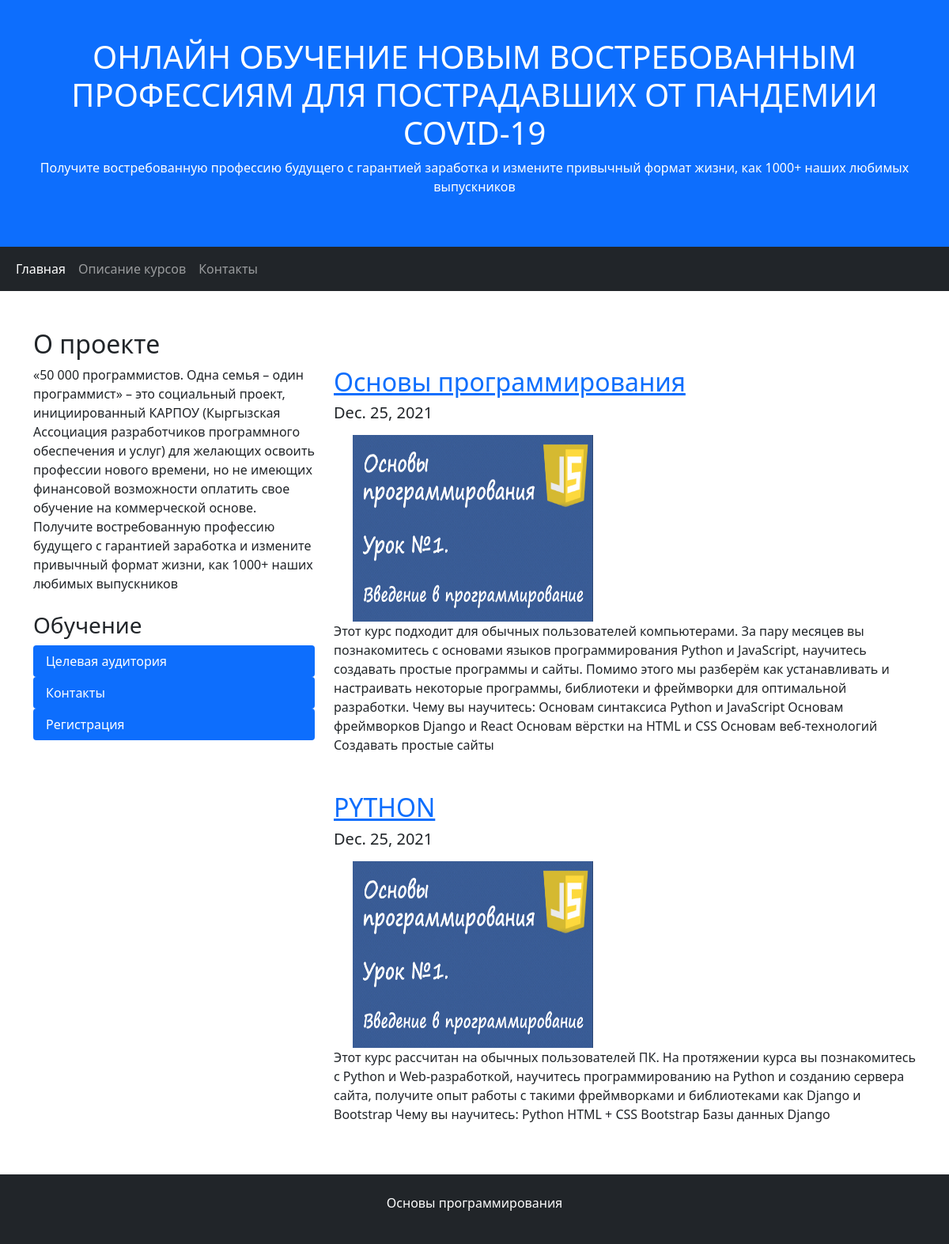
The page / on the database its author committed.
### mainpage/models.py (models this page shows)
class Description(models.Model):
    title = models.CharField(max_length=255)
    created_date = models.DateField(auto_now_add=True)
    text = models.TextField()

### mainpage/views.py (the view)
# urls.py: path('', homepage, name="home"),
def homepage(request):
    description_list = Description.objects.all()
    return render(
        request,
        "index.html",
        {"description_list": description_list}
    )

### mainpage/templates/index.html (shortened to what this page needs)
{% extends 'base.html' %}
{% block content %}
<div class="container mt-5">
  <div class="row">
    <div class="col-sm-4">
      <h2>О проекте </h2>
      <p>«50 000 программистов. Одна семья – один программист» – это социальный проект, инициированный КАРПОУ (Кыргызская Ассоциация разработчиков программного обеспечения и услуг) для желающих освоить профессии нового времени, но не имеющих финансовой возможности оплатить свое обучение на коммерческой основе. Получите востребованную профессию будущего с гарантией заработка и измените привычный формат жизни, как 1000+ наших любимых выпускников</p>
      <h3 class="mt-4">Обучение</h3>
      <ul class="nav nav-pills flex-column">
        <li class="nav-item">
          <a class="nav-link active" href="#"> Целевая аудитория</a>
        </li>
        <li class="nav-item">
          <a class="nav-link active" href="#">Контакты</a>
        </li>
        <li class="nav-item">
          <a class="nav-link active" href="#">Регистрация</a>
        </li>
      </ul>
    </div>
    <div class="col-sm-8">
      {% for description in description_list %}
      <h2 class="mt-5"><a href="{% url 'description' description.id %}">{{ description.title }}</a></h2>
      <h5>{{ description.created_date }}</h5>
    <div class="container mt-3">
      <img src="images/image_2.jpg" alt="image_2" width="304" height="236">
    </div>
      <p>{{ description.text }}</p>
      {% endfor %}
    </div>
  </div>
</div>
{% endblock %}

### mainpage/templates/base.html (shortened to what this page needs)
<!DOCTYPE html>
<html lang="en">
<head>
  <link href="https://cdn.jsdelivr.net/npm/bootstrap@5.1.3/dist/css/bootstrap.min.css" rel="stylesheet">
</head>
<body>
<div class="p-5 bg-primary text-white text-center">
  <h1>ОНЛАЙН ОБУЧЕНИЕ НОВЫМ ВОСТРЕБОВАННЫМ ПРОФЕССИЯМ ДЛЯ ПОСТРАДАВШИХ ОТ ПАНДЕМИИ COVID-19</h1>
  <p>Получите востребованную профессию будущего с гарантией заработка и измените привычный формат жизни, как 1000+ наших любимых выпускников</p>
</div>
<nav class="navbar navbar-expand-sm bg-dark navbar-dark">
  <div class="container-fluid">
    <ul class="navbar-nav">
      <li class="nav-item">
        <a class="nav-link active" href="{% url 'home' %}">Главная</a>
      </li>
      <li class="nav-item">
        <a class="nav-link" href="#">Описание курсов</a>
      </li>
      <li class="nav-item">
        <a class="nav-link" href="#">Контакты</a>
      </li>
    </ul>
  </div>
</nav>
{% block content %}
{% endblock %}
<div class="mt-5 p-4 bg-dark text-white text-center">
  <p>Основы программирования</p>
</div>
</body>
</html>

### rows shown on the page
Description: title "Основы программирования", created_date "Dec. 25, 2021", text "Этот курс подходит для обычных пользователей компьютерами. За пару месяцев вы познакомитесь с основами языков программирования Python и JavaScript, научитесь создавать простые программы и сайты. Помимо этого мы разберём как устанавливать и настраивать некоторые программы, библиотеки и фреймворки для оптимальной разработки. Чему вы научитесь: Основам синтаксиса Python и JavaScript Основам фреймворков Django и React Основам вёрстки на HTML и CSS Основам веб-технологий Создавать простые сайты"
Description: title "PYTHON", created_date "Dec. 25, 2021", text "Этот курс рассчитан на обычных пользователей ПК. На протяжении курса вы познакомитесь с Python и Web-разработкой, научитесь программированию на Python и созданию сервера сайта, получите опыт работы с такими фреймворками и библиотеками как Django и Bootstrap Чему вы научитесь: Python HTML + CSS Bootstrap Базы данных Django"
